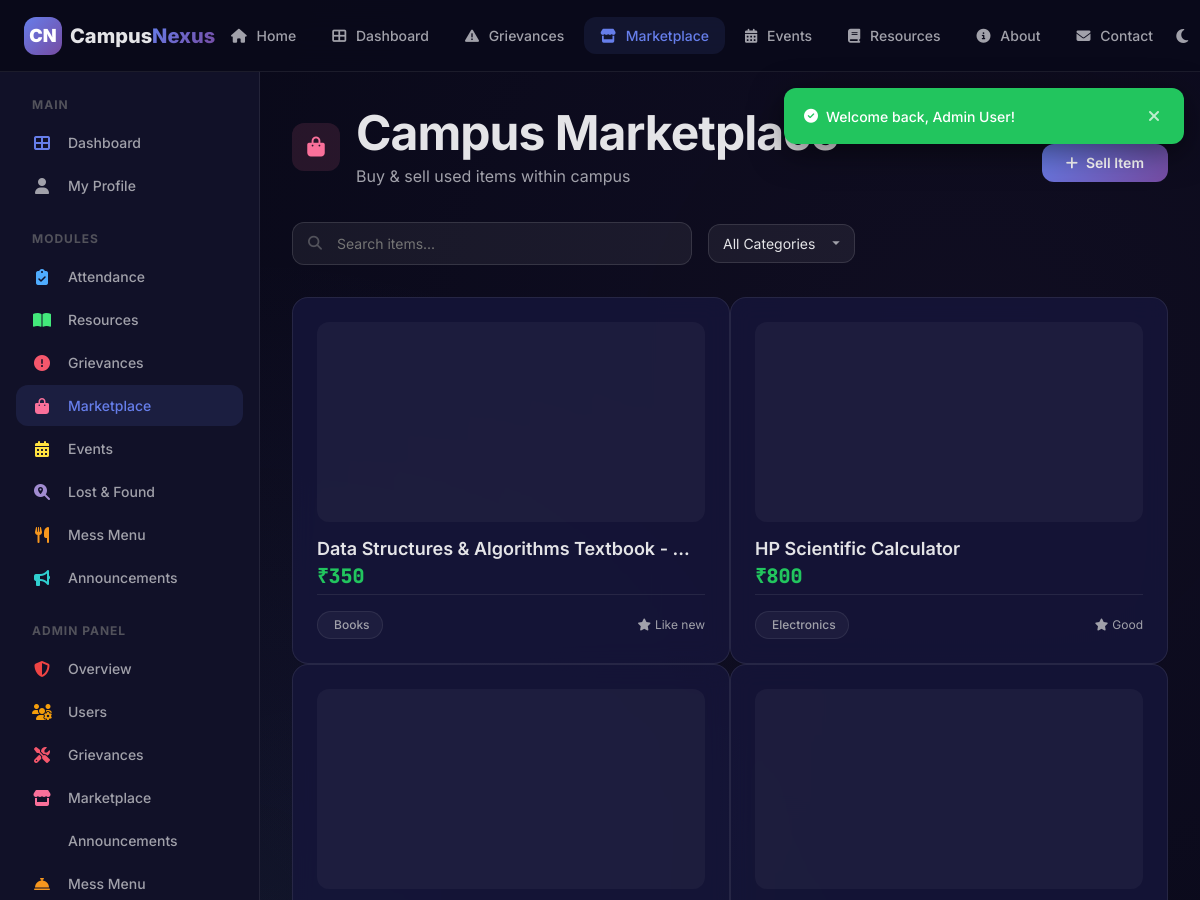
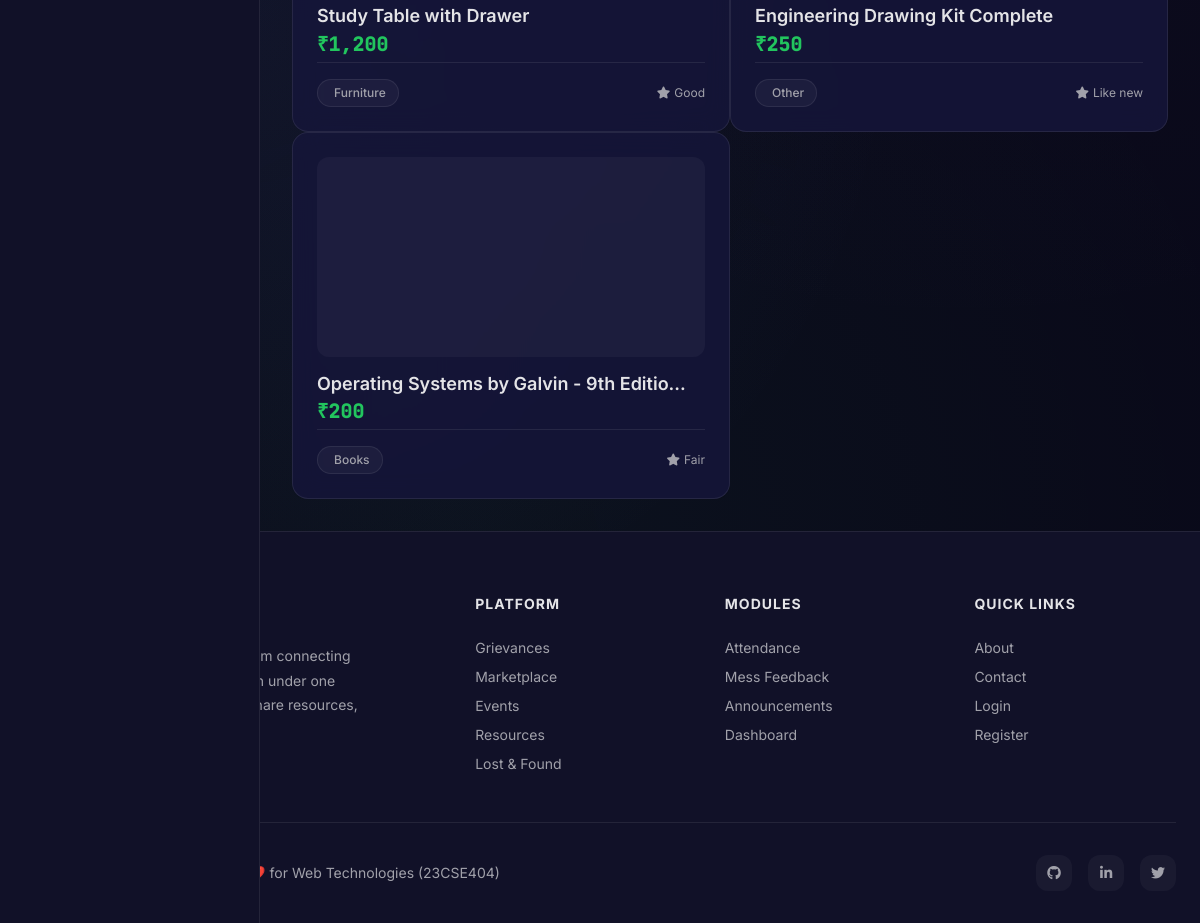
/modules/marketplace.php (signed in), run on the app's committed database (2 pictures, top to bottom).
### tables this page shows
CREATE TABLE marketplace_listings (
    id INT AUTO_INCREMENT PRIMARY KEY,
    seller_id INT NOT NULL,
    title VARCHAR(200) NOT NULL,
    description TEXT NOT NULL,
    price DECIMAL(10,2) NOT NULL,
    category ENUM('books', 'electronics', 'furniture', 'clothing', 'other') NOT NULL,
    condition_status ENUM('new', 'like_new', 'good', 'fair') NOT NULL DEFAULT 'good',
    image_path VARCHAR(255) DEFAULT NULL,
    status ENUM('active', 'sold', 'removed') NOT NULL DEFAULT 'active',
    is_approved TINYINT(1) NOT NULL DEFAULT 0,
    created_at DATETIME NOT NULL DEFAULT CURRENT_TIMESTAMP,
    FOREIGN KEY (seller_id) REFERENCES users(id) ON DELETE CASCADE,
    INDEX idx_category (category),
    INDEX idx_status (status)
);

### includes/functions.php (called while the page is built, shortened)
<?php
function truncateText($text, $length = 100) {
    if (strlen($text) <= $length) return $text;
    return substr($text, 0, $length) . '...';
}
?>

### modules/marketplace.php (the view, shortened to what this page needs)
<?php
require_once __DIR__ . '/../includes/header.php';
$db = getDB();
$search = $_GET['search'] ?? '';
$where = "WHERE l.status = 'active' AND l.is_approved = 1";
$params = [];
$stmt = $db->prepare("SELECT l.*, u.name as seller_name, u.avatar FROM marketplace_listings l JOIN users u ON l.seller_id=u.id $where ORDER BY l.created_at DESC");
$stmt->execute($params);
$listings = $stmt->fetchAll();
?>
<?php require_once __DIR__ . '/../includes/sidebar.php'; ?>
<div class="page-content with-sidebar">
    <div class="page-header-actions">
        <div>
            <div class="module-page-header">
                <div class="module-icon" style="background:rgba(250,112,154,0.12);color:var(--clr-marketplace);"><i class="fas fa-shopping-bag"></i></div>
                <div><h1>Campus Marketplace</h1><p>Buy & sell used items within campus</p></div>
            </div>
        </div>
        <a href="marketplace_new.php" class="btn btn-primary"><i class="fas fa-plus"></i> Sell Item</a>
    </div>
    <div class="filter-bar">
        <div class="search-bar">
            <i class="fas fa-search"></i>
            <input type="text" placeholder="Search items..." value="<?= htmlspecialchars($search) ?>" onkeyup="if(event.key==='Enter'){let u='marketplace.php?search='+this.value;window.location=u;}">
        </div>
        <select onchange="window.location='marketplace.php?category='+this.value">
            <option value="">All Categories</option>
        </select>
    </div>
    <?php if (empty($listings)): ?>
    <div class="empty-state"><i class="fas fa-store-slash"></i><h3>No listings found</h3><p>Be the first to list an item!</p><a href="marketplace_new.php" class="btn btn-primary">Sell Item</a></div>
    <?php else: ?>
    <div class="grid-auto">
        <?php foreach ($listings as $l): ?>
        <a href="listing_detail.php?id=<?= $l['id'] ?>" class="card card-clickable" style="text-decoration:none;color:inherit;">
            <?php if ($l['image_path']): ?>
            <img src="<?= SITE_URL ?>/<?= htmlspecialchars($l['image_path']) ?>" alt="" class="card-image">
            <?php else: ?>
            <div class="card-image" style="background:var(--bg-glass);display:flex;align-items:center;justify-content:center;"></div>
            <?php endif; ?>
            <h4 class="card-title"><?= htmlspecialchars(truncateText($l['title'], 40)) ?></h4>
            <p class="listing-price"><?= number_format($l['price']) ?></p>
            <div class="card-footer">
                <span class="tag"><i class="fas fa-<?= getCategoryIcon($l['category']) ?>"></i> <?= ucfirst($l['category']) ?></span>
                <span class="listing-condition"><i class="fas fa-star"></i> <?= ucfirst(str_replace('_',' ',$l['condition_status'])) ?></span>
            </div>
        </a>
        <?php endforeach; ?>
    </div>
    <?php endif; ?>
</div>
<?php require_once __DIR__ . '/../includes/footer.php'; ?>

### css/style.css (style rules this page uses)
:root { --primary: #667EEA; --primary-dark: #5A67D8; --primary-light: #7C8CF0; --primary-start: #667EEA; --primary-end: #764BA2; --clr-attendance: #4FACFE; --clr-resources: #43E97B; --clr-grievances: #F5576C; --clr-marketplace: #FA709A; --clr-events: #FEE140; --clr-lost-found: #A18CD1; --clr-mess: #F7971E; --clr-announcements: #30CFD0; --bg-primary: #0A0A1A; --bg-secondary: #111128; --bg-tertiary: #16163a; --bg-card: rgba(22, 22, 58, 0.85); --bg-card-solid: #16163a; --bg-glass: rgba(255, 255, 255, 0.04); --bg-glass-hover: rgba(255, 255, 255, 0.08); --bg-input: rgba(255, 255, 255, 0.06); --bg-input-focus: rgba(255, 255, 255, 0.1); --border-glass: rgba(255, 255, 255, 0.08); --border-glass-hover: rgba(255, 255, 255, 0.15); --border-input: rgba(255, 255, 255, 0.12); --border-input-focus: var(--primary); --text-primary: #E4E4E7; --text-secondary: #A1A1AA; --text-muted: #52525B; --text-inverse: #0A0A1A; --success: #22C55E; --success-bg: rgba(34, 197, 94, 0.12); --warning: #F59E0B; --warning-bg: rgba(245, 158, 11, 0.12); --danger: #EF4444; --danger-bg: rgba(239, 68, 68, 0.12); --info: #3B82F6; --info-bg: rgba(59, 130, 246, 0.12); --space-2xs: 2px; --space-xs: 4px; --space-sm: 8px; --space-md: 16px; --space-lg: 24px; --space-xl: 32px; --space-2xl: 48px; --space-3xl: 64px; --space-4xl: 96px; --radius-xs: 4px; --radius-sm: 8px; --radius-md: 12px; --radius-lg: 16px; --radius-xl: 24px; --radius-full: 9999px; --shadow-sm: 0 2px 8px rgba(0, 0, 0, 0.3); --shadow-md: 0 4px 16px rgba(0, 0, 0, 0.4); --shadow-lg: 0 8px 32px rgba(0, 0, 0, 0.5); --shadow-xl: 0 16px 48px rgba(0, 0, 0, 0.6); --shadow-glow: 0 0 20px rgba(102, 126, 234, 0.3); --shadow-glow-lg: 0 0 40px rgba(102, 126, 234, 0.4); --font-sans: 'Inter', -apple-system, BlinkMacSystemFont, 'Segoe UI', Roboto, sans-serif; --font-mono: 'JetBrains Mono', 'Fira Code', monospace; --text-xs: 0.75rem; --text-sm: 0.875rem; --text-base: 1rem; --text-lg: 1.125rem; --text-xl: 1.25rem; --text-2xl: 1.5rem; --text-3xl: 1.875rem; --text-4xl: 2.25rem; --text-5xl: 3rem; --text-6xl: 3.75rem; --leading-tight: 1.2; --leading-normal: 1.5; --leading-relaxed: 1.75; --transition-fast: 0.15s ease; --transition-base: 0.3s ease; --transition-slow: 0.5s ease; --transition-spring: 0.4s cubic-bezier(0.175, 0.885, 0.32, 1.275); --z-dropdown: 100; --z-sticky: 200; --z-fixed: 300; --z-overlay: 400; --z-modal: 500; --z-toast: 600; --navbar-height: 72px; --sidebar-width: 260px; --container-max: 1280px; --container-sm: 640px; --container-md: 768px; --container-lg: 1024px; }
*, *::before, *::after { margin: 0; padding: 0; box-sizing: border-box; }
html { scroll-behavior: smooth; font-size: 16px; -webkit-text-size-adjust: 100%; }
body { font-family: var(--font-sans); font-size: var(--text-base); line-height: var(--leading-normal); color: var(--text-primary); background-color: var(--bg-primary); min-height: 100vh; -webkit-font-smoothing: antialiased; -moz-osx-font-smoothing: grayscale; overflow-x: hidden; }
body::before { content: ''; position: fixed; top: 0; left: 0; width: 100%; height: 100%; background: radial-gradient(circle at 20% 50%, rgba(102, 126, 234, 0.08) 0%, transparent 50%), radial-gradient(circle at 80% 20%, rgba(118, 75, 162, 0.06) 0%, transparent 50%), radial-gradient(circle at 40% 80%, rgba(67, 233, 123, 0.04) 0%, transparent 50%); pointer-events: none; z-index: -1; }
a { color: var(--primary); text-decoration: none; transition: color var(--transition-fast); }
input, textarea, select { font-family: inherit; font-size: inherit; color: inherit; outline: none; }
h1, h2, h3, h4, h5, h6 { font-weight: 700; line-height: var(--leading-tight); color: var(--text-primary); }
h1 { font-size: var(--text-5xl); letter-spacing: -0.02em; }
h4 { font-size: var(--text-xl); }
p { color: var(--text-secondary); line-height: var(--leading-relaxed); }

### css/layout.css (style rules this page uses)
.page-content { flex: 1; padding: var(--space-xl); min-width: 0; padding-top: calc(var(--navbar-height) + var(--space-xl)); }
.page-content.with-sidebar { margin-left: var(--sidebar-width); }
.page-header-actions { display: flex; justify-content: space-between; align-items: center; flex-wrap: wrap; gap: var(--space-md); }

### data on the page
marketplace_listings: title "Data Structures & Algorithms Textbook - ...", price "350", category "Books", condition_status "Like new"
marketplace_listings: title "HP Scientific Calculator", price "800", category "Electronics", condition_status "Good"
marketplace_listings: title "Study Table with Drawer", price "1,200", category "Furniture", condition_status "Good"
marketplace_listings: title "Engineering Drawing Kit Complete", price "250", category "Other", condition_status "Like new"
marketplace_listings: title "Operating Systems by Galvin - 9th Editio...", price "200", category "Books", condition_status "Fair"

### other printed values
$message "Welcome back, Admin User!"
